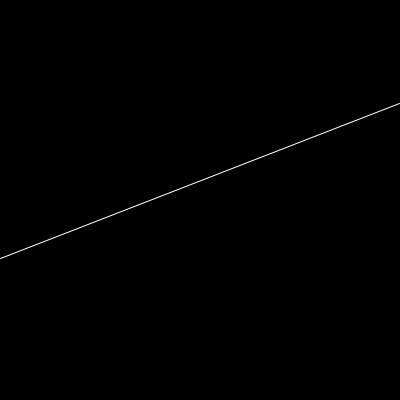
Frame 1 (no input)
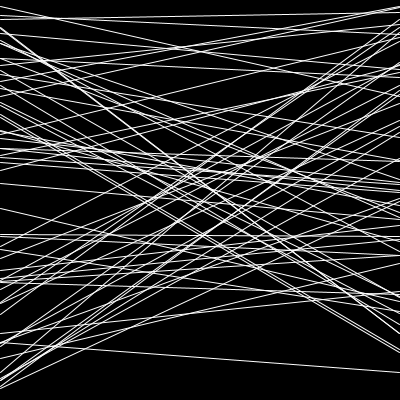
Frame 60 (the mouse pressed at the canvas centre just before this capture)
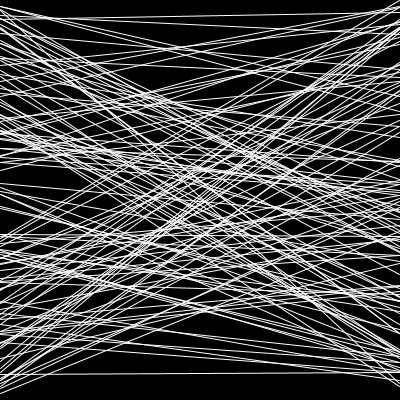
Frame 120 (the mouse held since frame 60 and released just before this capture)

The Processing sketch that drew these frames (run headless with seeded random() and noise(); from frame 60 on, the mouse is pressed at the canvas centre):

// Processing sketch: processing_183751
// ── processing_183751.pde

void setup () { 
  background(0);
  size (400,400);}

void draw () {
stroke(255);
line(0,random(400),399,random(400));
}
